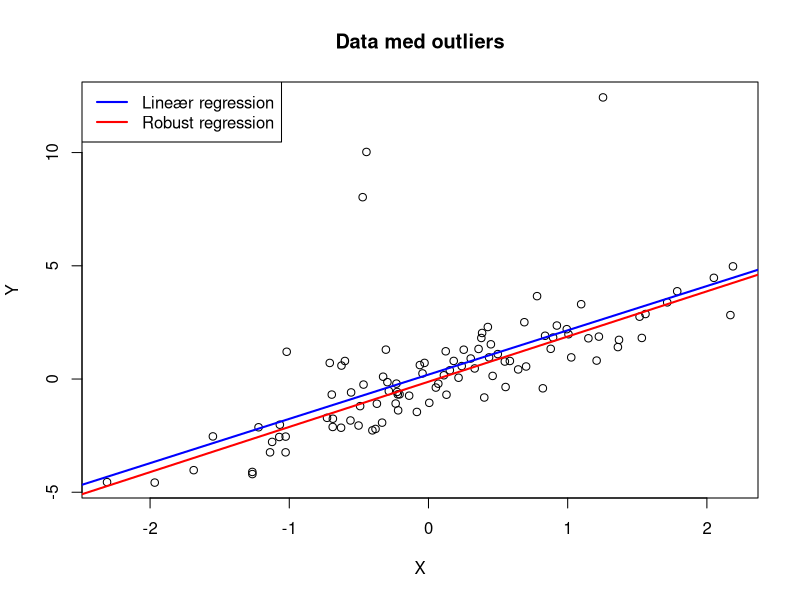
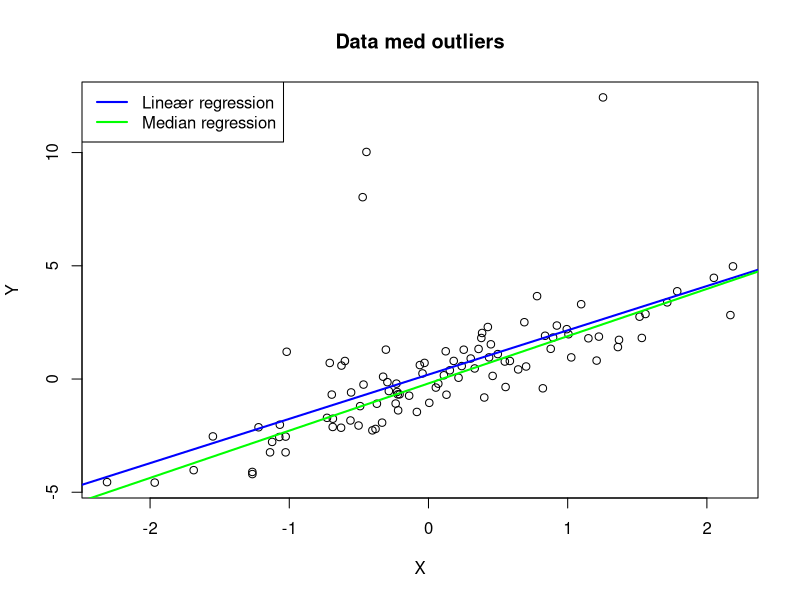

Recreate these plots in R, in order.
## ---- chunk 1
# Installer og indlæs MASS-pakken

library(MASS)

# Generer et eksempel-dataset med outliers
set.seed(123)
x <- rnorm(100)
y <- 2 * x + rnorm(100)

# Tilføj nogle outliers
y[c(10, 20, 30)] <- y[c(10, 20, 30)] + 10

# Visualiser dataene
plot(x, y, main="Data med outliers", xlab="X", ylab="Y")
abline(lm(y ~ x), col="blue", lwd=2) # Tilføj almindelig lineær regressionslinje

# Udfør robust regression
robust_model <- rlm(y ~ x)

# Tilføj robust regressionslinjen til plottet
abline(robust_model, col="red", lwd=2)
legend("topleft", legend=c("Lineær regression", "Robust regression"), col=c("blue", "red"), lwd=2)

# Vis resultaterne
summary(robust_model)

## ---- chunk 2
# Installer og indlæs quantreg-pakken

library(quantreg)

# Generer et eksempel-dataset med outliers
set.seed(123)
x <- rnorm(100)
y <- 2 * x + rnorm(100)

# Tilføj nogle outliers
y[c(10, 20, 30)] <- y[c(10, 20, 30)] + 10

# Visualiser dataene
plot(x, y, main="Data med outliers", xlab="X", ylab="Y")
abline(lm(y ~ x), col="blue", lwd=2) # Tilføj almindelig lineær regressionslinje

# Udfør median regression
median_model <- rq(y ~ x, tau=0.5)

# Tilføj median regressionslinjen til plottet
abline(median_model, col="green", lwd=2)
legend("topleft", legend=c("Lineær regression", "Median regression"), col=c("blue", "green"), lwd=2)

# Vis resultaterne
summary(median_model)

